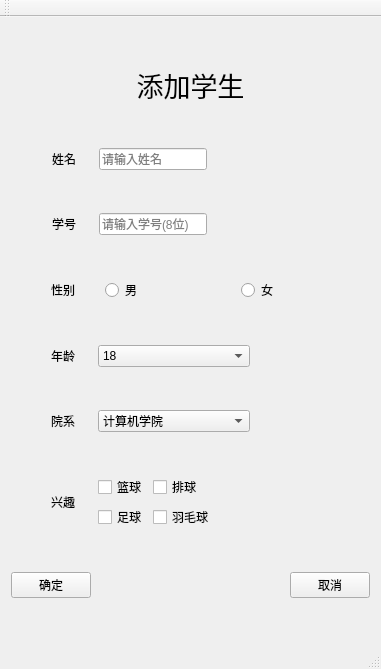
<?xml version="1.0" encoding="UTF-8"?>
<ui version="4.0">
 <class>addStudent</class>
 <widget class="QMainWindow" name="addStudent">
  <property name="geometry">
   <rect>
    <x>0</x>
    <y>0</y>
    <width>381</width>
    <height>669</height>
   </rect>
  </property>
  <property name="windowTitle">
   <string>添加学生</string>
  </property>
  <widget class="QWidget" name="centralWidget">
   <layout class="QVBoxLayout" name="verticalLayout">
    <item>
     <widget class="QLabel" name="label">
      <property name="sizePolicy">
       <sizepolicy hsizetype="Preferred" vsizetype="Fixed">
        <horstretch>0</horstretch>
        <verstretch>0</verstretch>
       </sizepolicy>
      </property>
      <property name="font">
       <font>
        <pointsize>20</pointsize>
       </font>
      </property>
      <property name="text">
       <string>添加学生</string>
      </property>
      <property name="alignment">
       <set>Qt::AlignCenter</set>
      </property>
     </widget>
    </item>
    <item>
     <layout class="QHBoxLayout" name="horizontalLayout_8">
      <item>
       <spacer name="horizontalSpacer_18">
        <property name="orientation">
         <enum>Qt::Horizontal</enum>
        </property>
        <property name="sizeHint" stdset="0">
         <size>
          <width>40</width>
          <height>20</height>
         </size>
        </property>
       </spacer>
      </item>
      <item>
       <widget class="QLabel" name="label_2">
        <property name="text">
         <string>姓名     </string>
        </property>
       </widget>
      </item>
      <item>
       <widget class="QLineEdit" name="le_name">
        <property name="echoMode">
         <enum>QLineEdit::Normal</enum>
        </property>
        <property name="placeholderText">
         <string>请输入姓名</string>
        </property>
        <property name="clearButtonEnabled">
         <bool>true</bool>
        </property>
       </widget>
      </item>
      <item>
       <spacer name="horizontalSpacer_14">
        <property name="orientation">
         <enum>Qt::Horizontal</enum>
        </property>
        <property name="sizeHint" stdset="0">
         <size>
          <width>40</width>
          <height>20</height>
         </size>
        </property>
       </spacer>
      </item>
      <item>
       <spacer name="horizontalSpacer_15">
        <property name="orientation">
         <enum>Qt::Horizontal</enum>
        </property>
        <property name="sizeHint" stdset="0">
         <size>
          <width>40</width>
          <height>20</height>
         </size>
        </property>
       </spacer>
      </item>
      <item>
       <spacer name="horizontalSpacer_16">
        <property name="orientation">
         <enum>Qt::Horizontal</enum>
        </property>
        <property name="sizeHint" stdset="0">
         <size>
          <width>40</width>
          <height>20</height>
         </size>
        </property>
       </spacer>
      </item>
      <item>
       <spacer name="horizontalSpacer_17">
        <property name="orientation">
         <enum>Qt::Horizontal</enum>
        </property>
        <property name="sizeHint" stdset="0">
         <size>
          <width>40</width>
          <height>20</height>
         </size>
        </property>
       </spacer>
      </item>
     </layout>
    </item>
    <item>
     <layout class="QHBoxLayout" name="horizontalLayout_2">
      <item>
       <spacer name="horizontalSpacer_19">
        <property name="orientation">
         <enum>Qt::Horizontal</enum>
        </property>
        <property name="sizeHint" stdset="0">
         <size>
          <width>40</width>
          <height>20</height>
         </size>
        </property>
       </spacer>
      </item>
      <item>
       <widget class="QLabel" name="label_3">
        <property name="text">
         <string>学号     </string>
        </property>
       </widget>
      </item>
      <item>
       <widget class="QLineEdit" name="le_id">
        <property name="echoMode">
         <enum>QLineEdit::Password</enum>
        </property>
        <property name="placeholderText">
         <string>请输入学号(8位)</string>
        </property>
       </widget>
      </item>
      <item>
       <spacer name="horizontalSpacer_12">
        <property name="orientation">
         <enum>Qt::Horizontal</enum>
        </property>
        <property name="sizeHint" stdset="0">
         <size>
          <width>40</width>
          <height>20</height>
         </size>
        </property>
       </spacer>
      </item>
      <item>
       <spacer name="horizontalSpacer_13">
        <property name="orientation">
         <enum>Qt::Horizontal</enum>
        </property>
        <property name="sizeHint" stdset="0">
         <size>
          <width>40</width>
          <height>20</height>
         </size>
        </property>
       </spacer>
      </item>
      <item>
       <spacer name="horizontalSpacer_10">
        <property name="orientation">
         <enum>Qt::Horizontal</enum>
        </property>
        <property name="sizeHint" stdset="0">
         <size>
          <width>40</width>
          <height>20</height>
         </size>
        </property>
       </spacer>
      </item>
      <item>
       <spacer name="horizontalSpacer_11">
        <property name="orientation">
         <enum>Qt::Horizontal</enum>
        </property>
        <property name="sizeHint" stdset="0">
         <size>
          <width>40</width>
          <height>20</height>
         </size>
        </property>
       </spacer>
      </item>
     </layout>
    </item>
    <item>
     <layout class="QHBoxLayout" name="horizontalLayout_3" stretch="0,1,4,4">
      <item>
       <spacer name="horizontalSpacer_20">
        <property name="orientation">
         <enum>Qt::Horizontal</enum>
        </property>
        <property name="sizeHint" stdset="0">
         <size>
          <width>40</width>
          <height>20</height>
         </size>
        </property>
       </spacer>
      </item>
      <item>
       <widget class="QLabel" name="label_4">
        <property name="text">
         <string>性别       </string>
        </property>
       </widget>
      </item>
      <item>
       <widget class="QRadioButton" name="rbtn_male">
        <property name="text">
         <string>男</string>
        </property>
       </widget>
      </item>
      <item>
       <widget class="QRadioButton" name="rbtn_female">
        <property name="text">
         <string>女</string>
        </property>
       </widget>
      </item>
     </layout>
    </item>
    <item>
     <layout class="QHBoxLayout" name="horizontalLayout_4" stretch="0,1,9,0,0,0">
      <item>
       <spacer name="horizontalSpacer_21">
        <property name="orientation">
         <enum>Qt::Horizontal</enum>
        </property>
        <property name="sizeHint" stdset="0">
         <size>
          <width>40</width>
          <height>20</height>
         </size>
        </property>
       </spacer>
      </item>
      <item>
       <widget class="QLabel" name="label_5">
        <property name="text">
         <string>年龄     </string>
        </property>
       </widget>
      </item>
      <item>
       <widget class="QComboBox" name="cbb_age">
        <item>
         <property name="text">
          <string>18</string>
         </property>
        </item>
        <item>
         <property name="text">
          <string>19</string>
         </property>
        </item>
        <item>
         <property name="text">
          <string>20</string>
         </property>
        </item>
        <item>
         <property name="text">
          <string>21</string>
         </property>
        </item>
       </widget>
      </item>
      <item>
       <spacer name="horizontalSpacer_7">
        <property name="orientation">
         <enum>Qt::Horizontal</enum>
        </property>
        <property name="sizeHint" stdset="0">
         <size>
          <width>40</width>
          <height>20</height>
         </size>
        </property>
       </spacer>
      </item>
      <item>
       <spacer name="horizontalSpacer_6">
        <property name="orientation">
         <enum>Qt::Horizontal</enum>
        </property>
        <property name="sizeHint" stdset="0">
         <size>
          <width>40</width>
          <height>20</height>
         </size>
        </property>
       </spacer>
      </item>
      <item>
       <spacer name="horizontalSpacer_5">
        <property name="orientation">
         <enum>Qt::Horizontal</enum>
        </property>
        <property name="sizeHint" stdset="0">
         <size>
          <width>40</width>
          <height>20</height>
         </size>
        </property>
       </spacer>
      </item>
     </layout>
    </item>
    <item>
     <layout class="QHBoxLayout" name="horizontalLayout_5" stretch="0,1,9,0,0,0">
      <item>
       <spacer name="horizontalSpacer_22">
        <property name="orientation">
         <enum>Qt::Horizontal</enum>
        </property>
        <property name="sizeHint" stdset="0">
         <size>
          <width>40</width>
          <height>20</height>
         </size>
        </property>
       </spacer>
      </item>
      <item>
       <widget class="QLabel" name="label_6">
        <property name="text">
         <string>院系     </string>
        </property>
       </widget>
      </item>
      <item>
       <widget class="QComboBox" name="cbb_wx">
        <item>
         <property name="text">
          <string>计算机学院</string>
         </property>
        </item>
        <item>
         <property name="text">
          <string>通信工程学院</string>
         </property>
        </item>
        <item>
         <property name="text">
          <string>外国语学院</string>
         </property>
        </item>
       </widget>
      </item>
      <item>
       <spacer name="horizontalSpacer_4">
        <property name="orientation">
         <enum>Qt::Horizontal</enum>
        </property>
        <property name="sizeHint" stdset="0">
         <size>
          <width>40</width>
          <height>20</height>
         </size>
        </property>
       </spacer>
      </item>
      <item>
       <spacer name="horizontalSpacer_3">
        <property name="orientation">
         <enum>Qt::Horizontal</enum>
        </property>
        <property name="sizeHint" stdset="0">
         <size>
          <width>40</width>
          <height>20</height>
         </size>
        </property>
       </spacer>
      </item>
      <item>
       <spacer name="horizontalSpacer_2">
        <property name="orientation">
         <enum>Qt::Horizontal</enum>
        </property>
        <property name="sizeHint" stdset="0">
         <size>
          <width>40</width>
          <height>20</height>
         </size>
        </property>
       </spacer>
      </item>
     </layout>
    </item>
    <item>
     <layout class="QHBoxLayout" name="horizontalLayout_6" stretch="0,1,9">
      <item>
       <spacer name="horizontalSpacer_23">
        <property name="orientation">
         <enum>Qt::Horizontal</enum>
        </property>
        <property name="sizeHint" stdset="0">
         <size>
          <width>40</width>
          <height>20</height>
         </size>
        </property>
       </spacer>
      </item>
      <item>
       <widget class="QLabel" name="label_7">
        <property name="text">
         <string>兴趣     </string>
        </property>
       </widget>
      </item>
      <item>
       <layout class="QGridLayout" name="gridLayout">
        <item row="0" column="3">
         <widget class="QCheckBox" name="ckb_val">
          <property name="text">
           <string>排球</string>
          </property>
         </widget>
        </item>
        <item row="1" column="0" colspan="2">
         <widget class="QCheckBox" name="ckb_soc">
          <property name="text">
           <string>足球</string>
          </property>
         </widget>
        </item>
        <item row="1" column="3">
         <widget class="QCheckBox" name="ckb_bad">
          <property name="text">
           <string>羽毛球</string>
          </property>
         </widget>
        </item>
        <item row="0" column="0" colspan="2">
         <widget class="QCheckBox" name="ckb_bas">
          <property name="text">
           <string>篮球</string>
          </property>
         </widget>
        </item>
        <item row="0" column="4">
         <spacer name="horizontalSpacer_8">
          <property name="orientation">
           <enum>Qt::Horizontal</enum>
          </property>
          <property name="sizeHint" stdset="0">
           <size>
            <width>40</width>
            <height>20</height>
           </size>
          </property>
         </spacer>
        </item>
        <item row="1" column="4">
         <spacer name="horizontalSpacer_9">
          <property name="orientation">
           <enum>Qt::Horizontal</enum>
          </property>
          <property name="sizeHint" stdset="0">
           <size>
            <width>40</width>
            <height>20</height>
           </size>
          </property>
         </spacer>
        </item>
       </layout>
      </item>
     </layout>
    </item>
    <item>
     <layout class="QHBoxLayout" name="horizontalLayout_7">
      <item>
       <widget class="QPushButton" name="btn_ok">
        <property name="text">
         <string>确定</string>
        </property>
       </widget>
      </item>
      <item>
       <spacer name="horizontalSpacer">
        <property name="orientation">
         <enum>Qt::Horizontal</enum>
        </property>
        <property name="sizeHint" stdset="0">
         <size>
          <width>40</width>
          <height>20</height>
         </size>
        </property>
       </spacer>
      </item>
      <item>
       <widget class="QPushButton" name="btn_cancle">
        <property name="text">
         <string>取消</string>
        </property>
       </widget>
      </item>
     </layout>
    </item>
   </layout>
  </widget>
  <widget class="QMenuBar" name="menuBar">
   <property name="geometry">
    <rect>
     <x>0</x>
     <y>0</y>
     <width>381</width>
     <height>28</height>
    </rect>
   </property>
  </widget>
  <widget class="QToolBar" name="mainToolBar">
   <attribute name="toolBarArea">
    <enum>TopToolBarArea</enum>
   </attribute>
   <attribute name="toolBarBreak">
    <bool>false</bool>
   </attribute>
  </widget>
  <widget class="QStatusBar" name="statusBar"/>
 </widget>
 <layoutdefault spacing="6" margin="11"/>
 <resources/>
 <connections/>
</ui>
